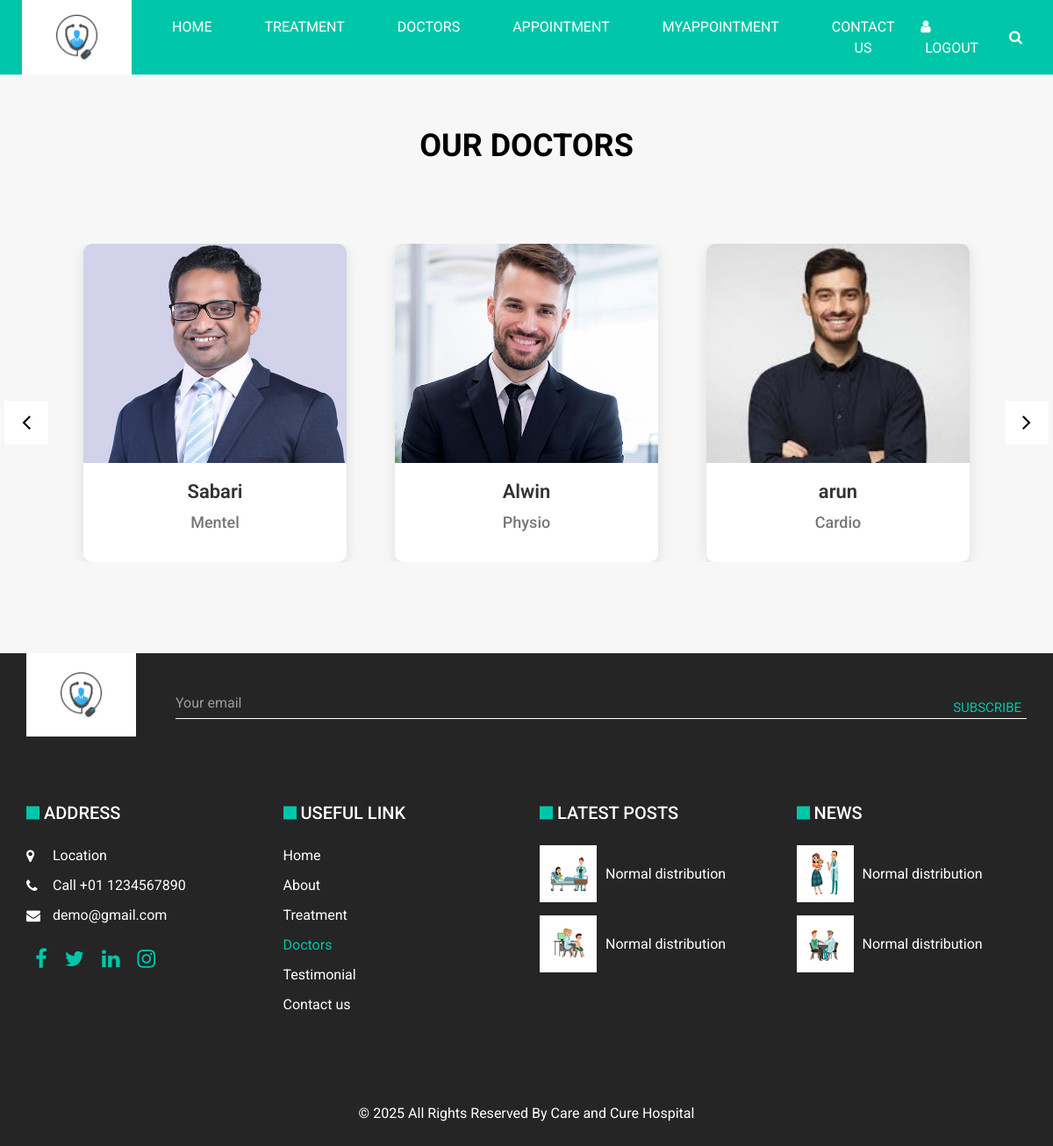
Page /doctor2 on the committed database.
### app1/models.py (models this page shows)
class add_doctor(models.Model):
    doctorname=models.CharField(max_length=30)
    phoneno=models.IntegerField()
    department=models.CharField(max_length=40)
    image=models.ImageField()
    doctorusername=models.CharField(max_length=30)
    doctorpassword=models.CharField(max_length=30)
    role = models.CharField(max_length=10,default='doctor')

### app1/views.py (the view)
# urls.py: path('doctor2', views.doctor2),
def doctor2(request):
    data = add_doctor.objects.all()
    return render(request, 'doctor2.html',{'data':data})

### template/doctor2.html (shortened to what this page needs)
<!DOCTYPE html>
<html>
<head>
  {% load static %}
  <link rel="stylesheet" type="text/css" href="{% static 'css/bootstrap.css' %}" />
  <link rel="stylesheet" type="text/css" href="https://cdnjs.cloudflare.com/ajax/libs/OwlCarousel2/2.3.4/assets/owl.carousel.min.css" />
  <link href="{% static 'css/font-awesome.min.css' %}" rel="stylesheet" />
  <link rel="stylesheet" href="https://cdnjs.cloudflare.com/ajax/libs/jquery-nice-select/1.1.0/css/nice-select.min.css" />
  <link rel="stylesheet" href="https://cdnjs.cloudflare.com/ajax/libs/bootstrap-datepicker/1.3.0/css/datepicker.css">
  <link href="{% static 'css/style.css' %}" rel="stylesheet" />
  <link href="{% static 'css/responsive.css' %}" rel="stylesheet" />
</head>
<body class="sub_page">
  <div class="hero_area">
    <header class="header_section">
      <div class="header_bottom">
        <div class="container-fluid">
          <nav class="navbar navbar-expand-lg custom_nav-container ">
            <a class="navbar-brand">
              <img src="{% static 'images/logo1.png' %}" alt="">
            </a>
            <div class="collapse navbar-collapse" id="navbarSupportedContent">
              <div class="d-flex mr-auto flex-column flex-lg-row align-items-center">
                <ul class="navbar-nav  ">
                  <li class="nav-item active">
                    <a class="nav-link" href="userhome">Home <span class="sr-only">(current)</span></a>
                  </li>
                  <li class="nav-item">
                    <a class="nav-link" href="treatment2">Treatment</a>
                  </li>
                  <li class="nav-item">
                    <a class="nav-link" href="doctor2">Doctors</a>
                  </li>
                  <li class="nav-item">
                    <a class="nav-link" href="appointment">Appointment</a>
                  </li>
                  <li class="nav-item">
                    <a class="nav-link" href="myappointment">MyAppointment</a>
                  </li>
                  <li class="nav-item">
                    <a class="nav-link" href="contact">Contact Us</a>
                  </li>
                </ul>
              </div>
              <div class="quote_btn-container">
                <a href="logout">
                  <i class="fa fa-user" aria-hidden="true"></i>
                  <span>
                    Logout
                  </span>
                </a>
                <form class="form-inline">
                  <button class="btn  my-2 my-sm-0 nav_search-btn" type="submit">
                    <i class="fa fa-search" aria-hidden="true"></i>
                  </button>
                </form>
              </div>
            </div>
          </nav>
        </div>
      </div>
    </header>
  </div>
<section class="team_section layout_padding">
    <div class="container">
        <div class="heading_container heading_center">
            <h2>
                Our Doctors
            </h2>
        </div>
        <div class="carousel-wrap">
            <div class="owl-carousel team_carousel">
                {% for i in data %}
                <div class="item">
                    <div class="doctor_card">
                        <div class="img-box">
                            <img src="{{ i.image.url }}" alt="{{ i.doctorname }}" class="doctor_image">
                        </div>
                        <div class="detail-box">
                            <h5>{{ i.doctorname }}</h5>
                            <h6>{{ i.department }}</h6>
                        </div>
                    </div>
                </div>
                {% endfor %}
            </div>
        </div>
    </div>
</section>
  <section class="info_section ">
    <div class="container">
      <div class="info_top">
        <div class="info_logo">
          <a href="">
            <img src="{% static 'images/logo1.png' %}" alt="">
          </a>
        </div>
        <div class="info_form">
          <form action="">
            <input type="email" placeholder="Your email">
            <button>
              Subscribe
            </button>
          </form>
        </div>
      </div>
      <div class="info_bottom layout_padding2">
        <div class="row info_main_row">
          <div class="col-md-6 col-lg-3">
            <h5>
              Address
            </h5>
            <div class="info_contact">
              <a href="">
                <i class="fa fa-map-marker" aria-hidden="true"></i>
                <span>
                  Location
                </span>
              </a>
              <a href="">
                <i class="fa fa-phone" aria-hidden="true"></i>
                <span>
                  Call +01 1234567890
                </span>
              </a>
              <a href="">
                <i class="fa fa-envelope"></i>
                <span>
                  demo@gmail.com
                </span>
              </a>
            </div>
            <div class="social_box">
              <a href="">
                <i class="fa fa-facebook" aria-hidden="true"></i>
              </a>
              <a href="">
                <i class="fa fa-twitter" aria-hidden="true"></i>
              </a>
              <a href="">
                <i class="fa fa-linkedin" aria-hidden="true"></i>
              </a>
              <a href="">
                <i class="fa fa-instagram" aria-hidden="true"></i>
              </a>
            </div>
          </div>
          <div class="col-md-6 col-lg-3">
            <div class="info_links">
              <h5>
                Useful link
              </h5>
              <div class="info_links_menu">
                <a href="index.html">
                  Home
                </a>
                <a href="about.html">
                  About
                </a>
                <a href="treatment.html">
                  Treatment
                </a>
                <a href="doctor.html" class="active">
                  Doctors
                </a>
                <a href="testimonial.html">
                  Testimonial
                </a>
                <a href="contact.html">
                  Contact us
                </a>
              </div>
            </div>
          </div>
          <div class="col-md-6 col-lg-3">
            <div class="info_post">
              <h5>
                LATEST POSTS
              </h5>
              <div class="post_box">
                <div class="img-box">
                  <img src="{% static 'images/post1.jpg' %}" alt="">
                </div>
                <p>
                  Normal
                  distribution
                </p>
              </div>
              <div class="post_box">
                <div class="img-box">
                  <img src="{% static 'images/post2.jpg' %}" alt="">
                </div>
                <p>
                  Normal
                  distribution
                </p>
              </div>
            </div>
          </div>
          <div class="col-md-6 col-lg-3">
            <div class="info_post">
              <h5>
                News
              </h5>
              <div class="post_box">
                <div class="img-box">
                  <img src="{% static 'images/post3.jpg' %}" alt="">
                </div>
                <p>
                  Normal
                  distribution
                </p>
              </div>
              <div class="post_box">
                <div class="img-box">
                  <img src="{% static 'images/post4.png' %}" alt="">
                </div>
                <p>
                  Normal
                  distribution
                </p>
              </div>
            </div>
          </div>
        </div>
      </div>
    </div>
  </section>
  <footer class="footer_section">
    <div class="container">
      <p>
        &copy; <span id="displayYear"></span> All Rights Reserved By
        <a href="https://html.design/">Care and Cure Hospital</a>
      </p>
    </div>
  </footer>
</body>
</html>

### static/css/responsive.css (style rules this page uses)
@media (min-width: 1200px) { .container { max-width: 1170px; } }

### template/doctor2.html (style rules this page uses)
.team_section { padding: 60px 0; background-color: #f7f7f7; }
.heading_container { text-align: center; margin-bottom: 40px; }
.heading_container h2 { font-size: 36px; font-weight: 700; color: #333; }
.carousel-wrap { display: flex; justify-content: center; }
.team_carousel .item { display: flex; justify-content: center; }
.doctor_card { background-color: #fff; border-radius: 10px; box-shadow: 0 4px 15px rgba(0, 0, 0, 0.1); overflow: hidden; transition: transform 0.3s ease, box-shadow 0.3s ease; width: 100%; max-width: 300px; margin: 0 15px; text-align: center; }
.img-box { width: 100%; height: 250px; overflow: hidden; }
.doctor_image { width: 100%; height: 100%; object-fit: cover; }
.detail-box { padding: 20px; }
.detail-box h5 { font-size: 22px; font-weight: 600; color: #333; margin-bottom: 10px; }
.detail-box h6 { font-size: 18px; font-weight: 500; color: #777; margin-bottom: 15px; }
.social_box a { margin: 0 10px; font-size: 18px; color: #3fae5d; transition: color 0.3s ease; }

### rows in the picture
add_doctor: image (picture), doctorname "Sabari", department "Mentel"
add_doctor: image (picture), doctorname "Alwin", department "Physio"
add_doctor: image (picture), doctorname "arun", department "Cardio"
